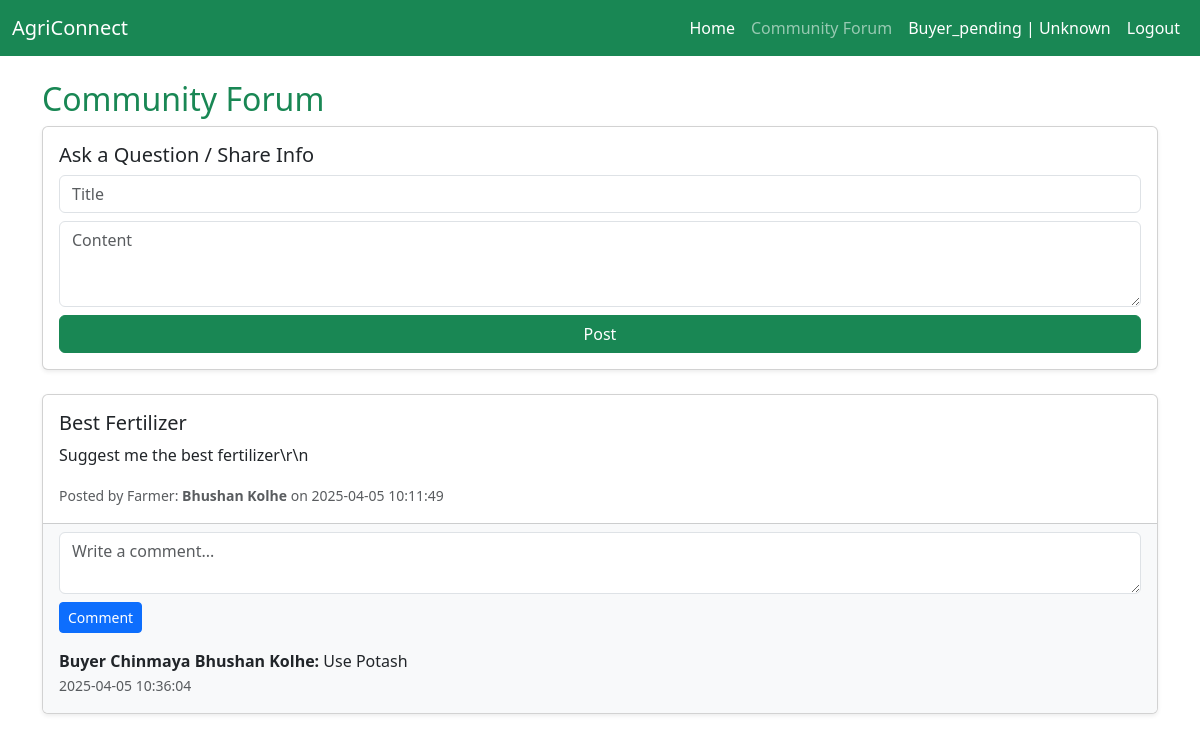
Page /community/community_forum.php (signed in) on the committed database.
### tables this page shows
CREATE TABLE `community_posts` (
  `id` int(11) NOT NULL,
  `user_id` int(11) NOT NULL,
  `role` enum('farmer','buyer') NOT NULL,
  `title` varchar(255) NOT NULL,
  `content` text NOT NULL,
  `created_at` timestamp NOT NULL DEFAULT current_timestamp()
);

CREATE TABLE `farmers` (
  `id` int(11) NOT NULL,
  `email` varchar(255) NOT NULL,
  `password` varchar(255) NOT NULL,
  `name` varchar(100) DEFAULT NULL,
  `phone` varchar(15) DEFAULT NULL,
  `location` varchar(100) DEFAULT NULL,
  `is_verified` tinyint(1) DEFAULT 0,
  `aadhaar_path` varchar(255) DEFAULT NULL,
  `verification_requested` tinyint(1) DEFAULT 0
);

CREATE TABLE `community_comments` (
  `id` int(11) NOT NULL,
  `post_id` int(11) NOT NULL,
  `user_id` int(11) NOT NULL,
  `role` enum('farmer','buyer') NOT NULL,
  `comment` text NOT NULL,
  `created_at` timestamp NOT NULL DEFAULT current_timestamp()
);

CREATE TABLE `buyers` (
  `id` int(11) NOT NULL,
  `email` varchar(255) NOT NULL,
  `password` varchar(255) NOT NULL,
  `name` varchar(100) DEFAULT NULL,
  `phone` varchar(15) DEFAULT NULL,
  `company` varchar(100) DEFAULT NULL,
  `aadhaar_path` varchar(255) DEFAULT NULL,
  `verification_requested` tinyint(4) DEFAULT 0,
  `is_verified` tinyint(4) DEFAULT 0
);

### community/community_forum.php (the view, shortened to what this page needs)
<?php
include '../config/db_connect.php';
$user_id = $_SESSION['user_id'];
$user_role = $_SESSION['role'];
function getUserName($conn, $role, $id) {
    $tableMap = [
        'farmer' => 'farmers',
        'buyer' => 'buyers',
        'insurance_agent' => 'insurance_agents',
        'admin' => 'admins'
    ];
    if (!array_key_exists($role, $tableMap)) return 'Unknown';
    $table = $tableMap[$role];
    $result = mysqli_query($conn, "SELECT name FROM $table WHERE id = $id");
    if ($row = mysqli_fetch_assoc($result)) {
        return $row['name'];
    } else {
        return 'Unknown';
    }
}
?>
<!DOCTYPE html>
<html lang="en">
<head>
    <link href="https://cdn.jsdelivr.net/npm/bootstrap@5.3.0/dist/css/bootstrap.min.css" rel="stylesheet">
</head>
<body>
<?php
$home_link = "#";
?>
<nav class="navbar navbar-expand-lg navbar-dark bg-success">
  <div class="container-fluid">
    <a class="navbar-brand" href="<?= $home_link ?>">AgriConnect</a>
    <div class="collapse navbar-collapse" id="navbarNav">
      <ul class="navbar-nav ms-auto">
        <li class="nav-item">
          <a class="nav-link active" href="<?= $home_link ?>">Home</a>
        </li>
        <li class="nav-item">
          <a class="nav-link" href="community_forum.php">Community Forum</a>
        </li>
        <li class="nav-item">
          <span class="nav-link text-white"><?= ucfirst($user_role) ?> | <?= getUserName($conn, $user_role, $user_id) ?></span>
        </li>
        <li class="nav-item">
          <a class="nav-link text-white" href="../auth/logout.php">Logout</a>
        </li>
      </ul>
    </div>
  </div>
</nav>
<div class="container mt-4">
    <h2 class="text-success">Community Forum</h2>
    <form method="post" class="card p-3 mb-4 shadow-sm">
        <h5>Ask a Question / Share Info</h5>
        <input type="text" name="title" class="form-control mb-2" placeholder="Title" required>
        <textarea name="content" class="form-control mb-2" placeholder="Content" rows="3" required></textarea>
        <button name="post_submit" class="btn btn-success">Post</button>
    </form>
    <?php
    $query = "SELECT * FROM community_posts ORDER BY created_at DESC";
    $posts = mysqli_query($conn, $query);
    while ($post = mysqli_fetch_assoc($posts)) {
        $poster_name = getUserName($conn, $post['role'], $post['user_id']);
    ?>
        <div class="card mb-3 shadow-sm">
            <div class="card-body">
                <h5><?= htmlspecialchars($post['title']) ?></h5>
                <p><?= nl2br(htmlspecialchars($post['content'])) ?></p>
                <small class="text-muted">Posted by <?= ucfirst($post['role']) ?>: <strong><?= htmlspecialchars($poster_name) ?></strong> on <?= $post['created_at'] ?></small>
            </div>
            <div class="card-footer bg-light">
                <form method="post" class="mb-3">
                    <textarea name="comment" class="form-control mb-2" rows="2" placeholder="Write a comment..." required></textarea>
                    <button name="comment_submit" class="btn btn-primary btn-sm">Comment</button>
                </form>
                <?php
                $post_id = $post['id'];
                $comment_query = "SELECT * FROM community_comments WHERE post_id = $post_id ORDER BY created_at ASC";
                $comments = mysqli_query($conn, $comment_query);
                while ($comment = mysqli_fetch_assoc($comments)) {
                    $commenter_name = getUserName($conn, $comment['role'], $comment['user_id']);
                ?>
                    <div class="mb-2">
                        <strong><?= ucfirst($comment['role']) ?> <?= htmlspecialchars($commenter_name) ?>:</strong>
                        <?= nl2br(htmlspecialchars($comment['comment'])) ?><br>
                        <small class="text-muted"><?= $comment['created_at'] ?></small>
                    </div>
                <?php } ?>
            </div>
        </div>
    <?php } ?>
</div>
</body>
</html>

### rows in the picture
community_posts: title "Best Fertilizer", content "Suggest me the best fertilizer\\r\\n", role "Farmer", poster_name "Bhushan Kolhe", created_at "2025-04-05 10:11:49"
community_comments: role "Buyer", commenter_name "Chinmaya Bhushan Kolhe", comment "Use Potash", created_at "2025-04-05 10:36:04"

### other values in the picture
$user_role "Buyer_pending"
getUserName($conn, $user_role, $user_id) "Unknown"
